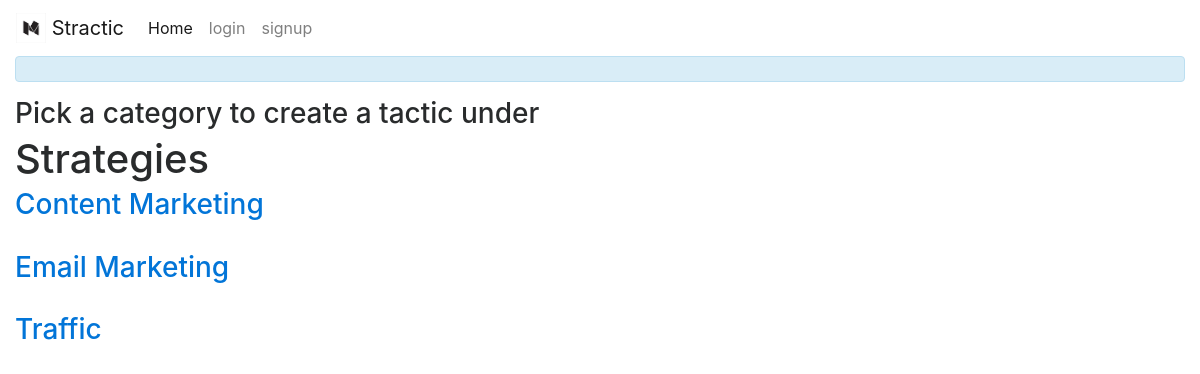
The app's page /pickStrategy, older data.
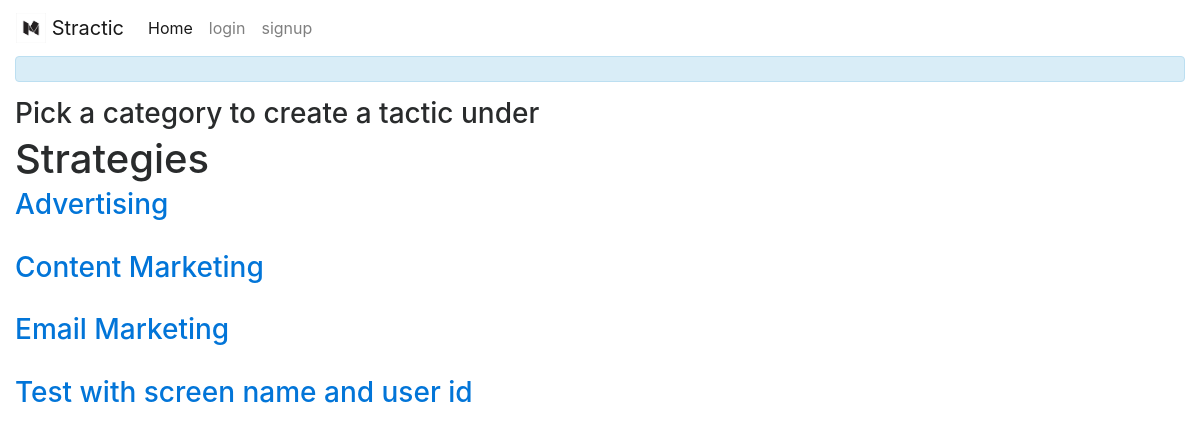
The same page, newer data.
### database_setup.py (models this page shows, shortened)
class Strategy(Base):
  __tablename__ = 'strategy'
  id = Column(Integer, primary_key=True)
  user_id = Column(Integer, ForeignKey('user.id'))
  user = relationship(User)
  name = Column(String(250), nullable=False)

### project.py (the view)
@app.route('/pickStrategy')
def pickStrategy():
    strategies = db_session.query(Strategy).order_by(asc(Strategy.name))
    return render_template('pickStrategy.html', strategies=strategies)

### project.py (called while the page is built)
@app.before_request
def before_request():
    g.user = None
    if 'twitter_oauth' in session:
        g.user = session['twitter_oauth']

### templates/pickStrategy.html (shortened to what this page needs)
{% extends "base.html" %}
{% block content %}
	<div class="alert alert-info" role="alert">
	</div>
	<div class="row">
		<div class="col-md-12">
			<h3>Pick a category to create a tactic under</h3>
		</div>
	</div>
	<div class="row">
		<div class="col-md-12">
			<h1>Strategies</div>
	</div>
	{% for strategy in strategies %}
			<div class="row">
				<div class="col-md-12">
					<h3><a href="{{url_for('showTactic', strategy_id = strategy.id)}}">{{strategy.name}}</a></h3>
					<br>
				</div>
			</div>
	{% endfor %}
{% endblock %}

### templates/base.html (shortened to what this page needs)
<!DOCTYPE html>
<html lang="en" itemscope itemtype="http://schema.org/Article">
<head>
  <link href="{{ url_for('static', filename='css/bootstrap.min.css') }}" rel="stylesheet" type="text/css">
  <link href="{{ url_for('static', filename='css/style.css') }}" rel="stylesheet">
</head>
<body>
    <nav class="navbar navbar-toggleable-md navbar-light">
        <a class="navbar-brand" href="#">
          <img src="/static/img/logo.png" width="30" height="30" class="d-inline-block align-top" alt="">
          Stractic
        </a>
      <div class="collapse navbar-collapse" id="navbarsExampleDefault">
        <ul class="navbar-nav mr-auto">
          <li class="nav-item active">
            <a class="nav-link" href="/">Home</a>
          </li>
          <li class="nav-item">
          {% if g.user %}
            <li><a class="nav-link" href="/strategy/new"> New Strategy Category</a></li>
            <li><a class="nav-link" href="{{ url_for('pickStrategy')}}"> New Tactic</a></li>
            <li><a class="nav-link" href="/logout">logout</a></li>
          {% else %}
            <li><a class="nav-link" href="/login">login</a></li>
            <li><a class="nav-link" href="/login">signup</a></li>
          {% endif %}
          </li>
        </ul>
      </div>
    </nav>
  <div class="container-fluid">
        {% block content %}
        {% endblock %}
  </div>
  </body>
</html>

Row changes from the older to the newer data that the page shows:
removed Strategy: name "Traffic"
added Strategy: name "Advertising"
added Strategy: name "Test with screen name and user id"
